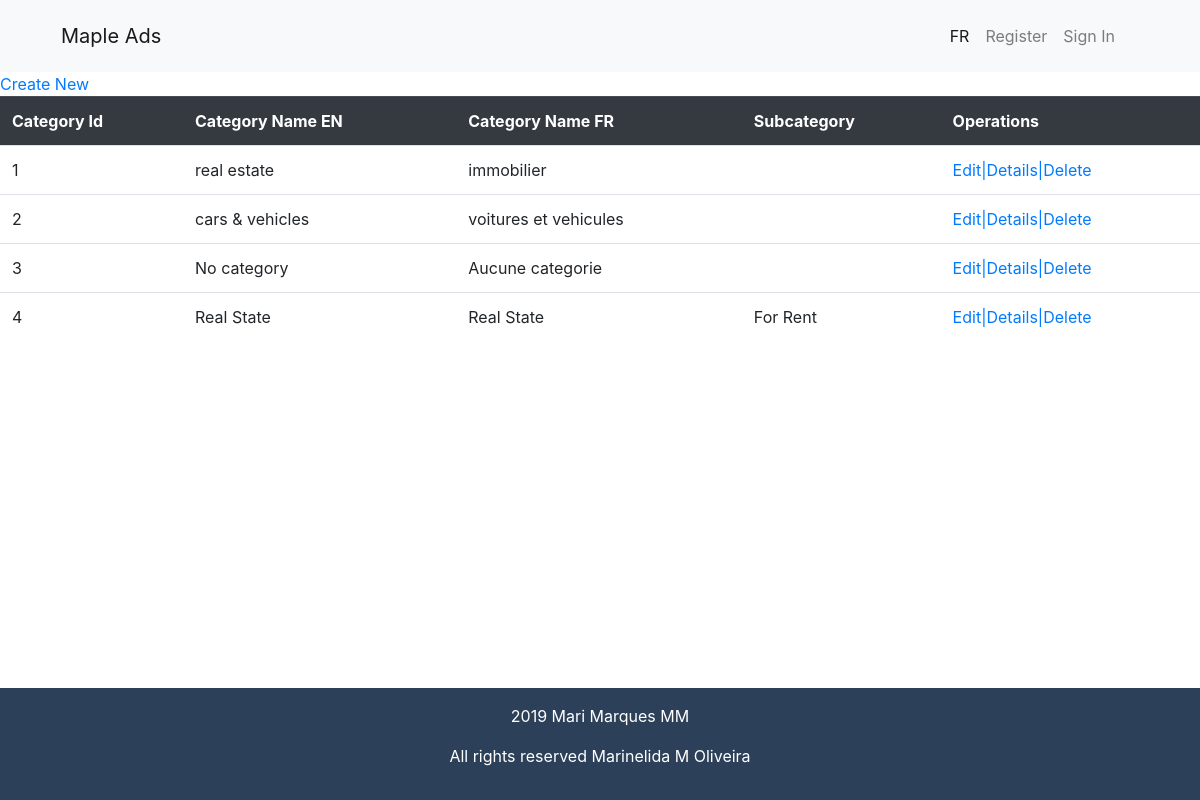
The app's page /Views/Category/retrive.php with its own data.
### tables this page shows
CREATE TABLE `category` (
  `categoryId` int(11) NOT NULL,
  `categoryName_EN` varchar(30) NOT NULL,
  `categoryName_FR` varchar(30) NOT NULL,
  `Subcategories` set('All in Real Estate','For Rent','For Sale','Real Estate Services','All in Cars & Vehicles','Classic Cars','No Subcategory') NOT NULL
);

### Views/Category/retrive.php (the view)
<?php
include $_SERVER['DOCUMENT_ROOT'].'/FinalProject/Views/Partials/header.php';
require_once  $_SERVER['DOCUMENT_ROOT'].'/FinalProject/dbConfig.php';
require_once $_SERVER['DOCUMENT_ROOT'].'/FinalProject/Models/Category.class.php';
try {
    $connection = new PDO("mysql:host=$hostname;dbname=$dbname",$username,"$password");
    $cat = new Category();
    $result = $cat->getAllCategories($connection);
} catch (Exception $pdoEx) {
    echo $pdoEx->getMessage();
}
echo Category::getHeader();
foreach ($result as $oneRow){
     $str = "<tr><td>".$oneRow->getCategoryId()."</td><td>".$oneRow->getCategoryName_EN()."</td>";
     $str = "$str<td>".$oneRow->getCategoryName_FR()."</td><td>".$oneRow->getSubcategories()."</td>";
     $str = "$str<td><a href='http://localhost/FinalProject/Views/Category/update.php'>Edit<span>|</span></a><a href='#'>Details<span>|</span></a><a href='http://localhost/FinalProject/Views/Category/delete.php'>Delete</a></td></tr>";
     echo $str;
}
echo Category::getFooter();
include $_SERVER['DOCUMENT_ROOT'].'/FinalProject/Views/Partials/footer.php';
?>

### Style/main.css (style rules this page uses)
html { height: 100%; box-sizing: border-box; }
body { position: relative; margin: 0; padding-bottom: 6rem; min-height: 100%; }

### records on screen
category: categoryId "1", categoryName_EN "real estate", categoryName_FR "immobilier"
category: categoryId "2", categoryName_EN "cars & vehicles", categoryName_FR "voitures et vehicules"
category: categoryId "3", categoryName_EN "No category", categoryName_FR "Aucune categorie"
category: categoryId "4", categoryName_EN "Real State", categoryName_FR "Real State", Subcategories "For Rent"
